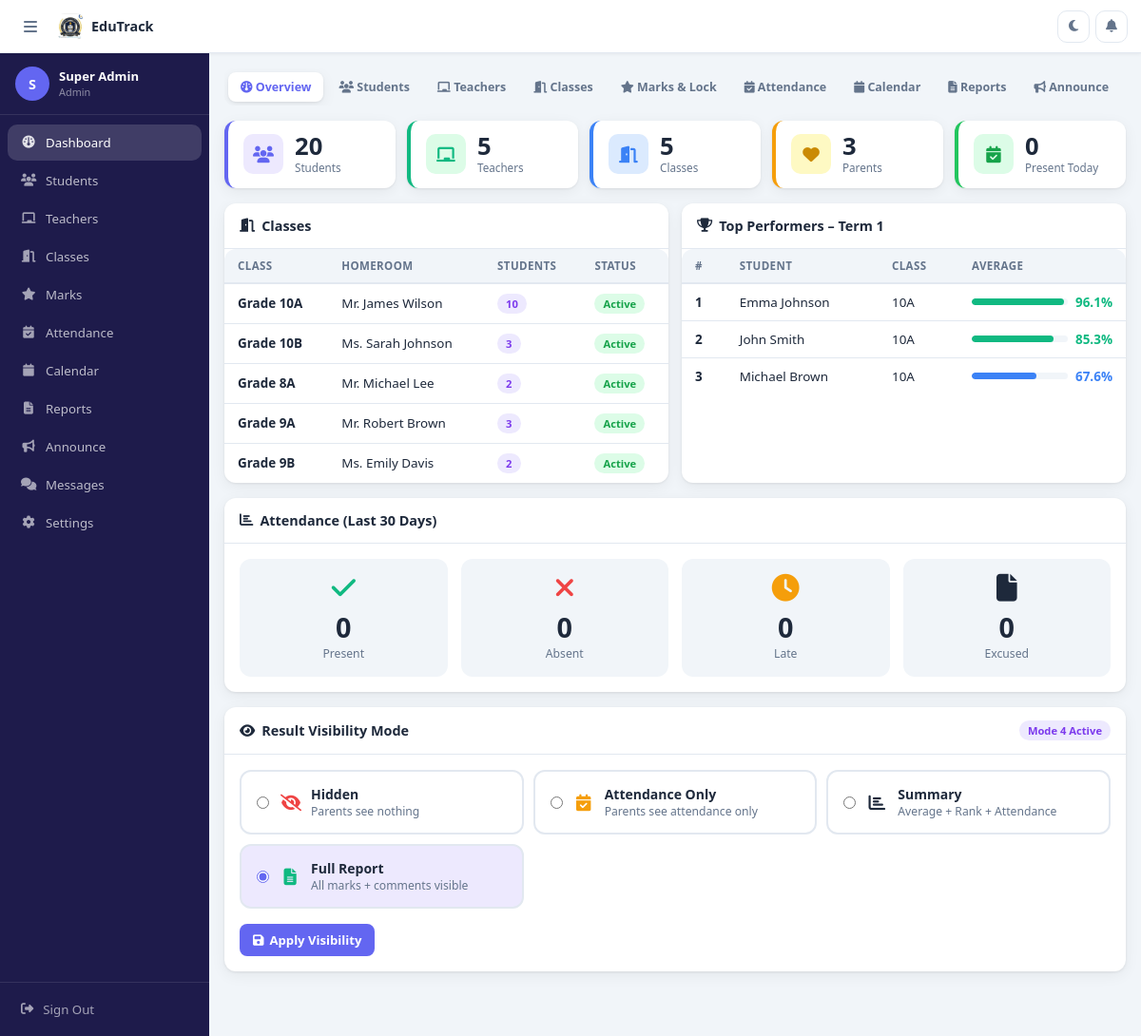
/admin.php (signed in), run on the app's committed database.
### tables this page shows
CREATE TABLE `classes` (
  `id` int(11) NOT NULL AUTO_INCREMENT,
  `grade` varchar(10) NOT NULL,
  `section` varchar(10) NOT NULL,
  `teacher_id` int(11) DEFAULT NULL COMMENT 'Homeroom teacher',
  `room_number` varchar(20) DEFAULT NULL,
  `created_at` timestamp NOT NULL DEFAULT current_timestamp(),
  `created_by` int(11) DEFAULT NULL,
  PRIMARY KEY (`id`),
  UNIQUE KEY `grade_section` (`grade`,`section`)
);

CREATE TABLE `school_settings` (
  `id` int(11) NOT NULL AUTO_INCREMENT,
  `setting_key` varchar(100) NOT NULL,
  `setting_value` text NOT NULL,
  `updated_at` timestamp NOT NULL DEFAULT current_timestamp() ON UPDATE current_timestamp(),
  PRIMARY KEY (`id`),
  UNIQUE KEY `setting_key` (`setting_key`)
);

### config.php (called while the page is built, shortened)
<?php
function getGradeLetter($percentage) {
    if ($percentage >= 90) return ['A+', '#10b981'];
    if ($percentage >= 80) return ['A',  '#10b981'];
    if ($percentage >= 60) return ['B',  '#3b82f6'];
    return ['F', '#ef4444'];
}
function getVisibilityMode($pdo) {
    try {
        $stmt = $pdo->query("SELECT setting_value FROM school_settings WHERE setting_key = 'result_visibility' LIMIT 1");
        $row = $stmt->fetch();
        return $row ? (int)$row['setting_value'] : 1;
    } catch (Exception $e) {
        return 1;
    }
}
function getSchoolSetting($pdo, $key, $default = '') {
    try {
        $stmt = $pdo->prepare("SELECT setting_value FROM school_settings WHERE setting_key = ?");
        $stmt->execute([$key]);
        $row = $stmt->fetch();
        return $row ? $row['setting_value'] : $default;
    } catch (Exception $e) {
        return $default;
    }
}
function sanitize($str) {
    return htmlspecialchars(trim($str), ENT_QUOTES, 'UTF-8');
}
?>

### admin.php (the view, shortened to what this page needs)
<?php
require_once 'config.php';
$currentTerm = getSchoolSetting($pdo, 'current_term', 'Term 1');
$currentYear = getSchoolSetting($pdo, 'current_year', '2025/2026');
$activeMenu = sanitize($_GET['tab'] ?? 'dashboard');
$total_students = $pdo->query("SELECT COUNT(*) FROM students WHERE status='active'")->fetchColumn();
$total_teachers = $pdo->query("SELECT COUNT(*) FROM teachers")->fetchColumn();
$total_classes  = $pdo->query("SELECT COUNT(*) FROM classes")->fetchColumn();
$total_parents  = $pdo->query("SELECT COUNT(*) FROM users WHERE role='parent' AND status='active'")->fetchColumn();
$today = date('Y-m-d');
$att_today = $pdo->query("SELECT COUNT(*) FROM attendance WHERE date='$today' AND status='Present'")->fetchColumn();
$visibility = getVisibilityMode($pdo);
$classes = $pdo->query("
    SELECT c.*, CONCAT(c.grade,c.section) AS class_name,
           u.name AS homeroom_name, COUNT(DISTINCT s.id) AS student_count
    FROM classes c
    LEFT JOIN teachers t ON t.id=c.teacher_id
    LEFT JOIN users u ON u.id=t.user_id
    LEFT JOIN students s ON s.grade=c.grade AND s.class_section=c.section AND s.status='active'
    GROUP BY c.id ORDER BY c.grade, c.section
")->fetchAll();
$att_map = [];
$top = $pdo->query("
    SELECT s.name, s.roll_number, CONCAT(s.grade,s.class_section) AS class_name,
           AVG(smc.percentage) AS avg_pct
    FROM student_marks_custom smc
    JOIN students s ON s.id=smc.student_id
    WHERE smc.term='$currentTerm' AND smc.academic_year='$currentYear'
    GROUP BY s.id HAVING COUNT(smc.id)>=1
    ORDER BY avg_pct DESC LIMIT 5
")->fetchAll();
include 'layout.php';
?>
<div class="tabs">
  <?php
  $tabList = [
    ['key'=>'dashboard','icon'=>'fa-gauge',          'label'=>'Overview'],
    ['key'=>'students', 'icon'=>'fa-users',          'label'=>'Students'],
    ['key'=>'teachers', 'icon'=>'fa-chalkboard',     'label'=>'Teachers'],
    ['key'=>'classes',  'icon'=>'fa-door-open',      'label'=>'Classes'],
    ['key'=>'marks',    'icon'=>'fa-star',           'label'=>'Marks & Lock'],
    ['key'=>'attend',   'icon'=>'fa-calendar-check', 'label'=>'Attendance'],
    ['key'=>'calendar', 'icon'=>'fa-calendar',       'label'=>'Calendar'],
    ['key'=>'reports',  'icon'=>'fa-file-alt',       'label'=>'Reports'],
    ['key'=>'announce', 'icon'=>'fa-bullhorn',       'label'=>'Announce'],
    ['key'=>'settings', 'icon'=>'fa-gear',           'label'=>'Settings'],
  ];
  foreach($tabList as $t): ?>
  <button class="tab-btn <?= $activeMenu===$t['key']?'active':'' ?>"
          onclick="switchTab('<?= $t['key'] ?>')">
    <i class="fa <?= $t['icon'] ?>"></i> <?= $t['label'] ?>
  </button>
  <?php endforeach; ?>
</div>
<div class="tab-pane <?= $activeMenu==='dashboard'?'active':'' ?>" id="tab-dashboard">
  <div class="stats-row">
    <div class="stat-card" style="border-color:#6366f1">
      <div class="stat-icon" style="background:#ede9fe;color:#6366f1"><i class="fa fa-users"></i></div>
      <div><div class="stat-num"><?= $total_students ?></div><div class="stat-label">Students</div></div>
    </div>
    <div class="stat-card" style="border-color:#10b981">
      <div class="stat-icon" style="background:#dcfce7;color:#10b981"><i class="fa fa-chalkboard"></i></div>
      <div><div class="stat-num"><?= $total_teachers ?></div><div class="stat-label">Teachers</div></div>
    </div>
    <div class="stat-card" style="border-color:#3b82f6">
      <div class="stat-icon" style="background:#dbeafe;color:#3b82f6"><i class="fa fa-door-open"></i></div>
      <div><div class="stat-num"><?= $total_classes ?></div><div class="stat-label">Classes</div></div>
    </div>
    <div class="stat-card" style="border-color:#f59e0b">
      <div class="stat-icon" style="background:#fef9c3;color:#ca8a04"><i class="fa fa-heart"></i></div>
      <div><div class="stat-num"><?= $total_parents ?></div><div class="stat-label">Parents</div></div>
    </div>
    <div class="stat-card" style="border-color:#22c55e">
      <div class="stat-icon" style="background:#dcfce7;color:#16a34a"><i class="fa fa-calendar-check"></i></div>
      <div><div class="stat-num"><?= $att_today ?></div><div class="stat-label">Present Today</div></div>
    </div>
  </div>
  <div class="grid-2">
    <div class="card">
      <div class="card-header"><h3><i class="fa fa-door-open"></i> Classes</h3></div>
      <div class="table-wrap">
        <table>
          <thead><tr><th>Class</th><th>Homeroom</th><th>Students</th><th>Status</th></tr></thead>
          <tbody>
          <?php foreach($classes as $cl): ?>
          <tr>
            <td><strong>Grade <?= $cl['grade'] ?><?= $cl['section'] ?></strong></td>
            <td><?= sanitize($cl['homeroom_name'] ?? '—') ?></td>
            <td><span class="badge badge-primary"><?= $cl['student_count'] ?></span></td>
            <td><span class="badge badge-success">Active</span></td>
          </tr>
          <?php endforeach; ?>
          </tbody>
        </table>
      </div>
    </div>
    <div class="card">
      <div class="card-header"><h3><i class="fa fa-trophy"></i> Top Performers – <?= $currentTerm ?></h3></div>
      <div class="table-wrap">
        <table>
          <thead><tr><th>#</th><th>Student</th><th>Class</th><th>Average</th></tr></thead>
          <tbody>
          <?php foreach($top as $i=>$tp): ?>
          <?php [$gl,$gc] = getGradeLetter($tp['avg_pct']); ?>
          <tr>
            <td><strong><?= $i+1 ?></strong></td>
            <td><?= sanitize($tp['name']) ?></td>
            <td><?= $tp['class_name'] ?></td>
            <td>
              <div class="flex items-center gap-2">
                <div class="progress flex-1" style="min-width:60px">
                  <div class="progress-bar" style="width:<?= min($tp['avg_pct'],100) ?>%;background:<?= $gc ?>"></div>
                </div>
                <span style="color:<?= $gc ?>;font-weight:700"><?= round($tp['avg_pct'],1) ?>%</span>
              </div>
            </td>
          </tr>
          <?php endforeach; ?>
          </tbody>
        </table>
      </div>
    </div>
  </div>
  <div class="card mt-4">
    <div class="card-header"><h3><i class="fa fa-chart-bar"></i> Attendance (Last 30 Days)</h3></div>
    <div class="card-body">
      <div class="grid-3">
        <?php
        $attItems=[['Present','success','fa-check'],['Absent','danger','fa-xmark'],['Late','warning','fa-clock'],['Excused','info','fa-file']];
        foreach($attItems as [$s,$c,$ic]):
          $v=$att_map[$s]??0;
        ?>
        <div style="text-align:center;padding:16px;border-radius:12px;background:var(--bg)">
          <i class="fa <?= $ic ?>" style="font-size:1.8rem;color:var(--<?= $c ?>);margin-bottom:8px"></i>
          <div style="font-size:1.8rem;font-weight:800;color:var(--text)"><?= $v ?></div>
          <div class="text-muted text-sm"><?= $s ?></div>
        </div>
        <?php endforeach; ?>
      </div>
    </div>
  </div>
  <div class="card mt-4">
    <div class="card-header">
      <h3><i class="fa fa-eye"></i> Result Visibility Mode</h3>
      <span class="badge badge-primary">Mode <?= $visibility ?> Active</span>
    </div>
    <div class="card-body">
      <form method="POST">
        <div class="grid-2" style="gap:10px;margin-bottom:16px">
          <?php
          $modes=[
            [1,'Hidden','Parents see nothing','fa-eye-slash','danger'],
            [2,'Attendance Only','Parents see attendance only','fa-calendar-check','warning'],
            [3,'Summary','Average + Rank + Attendance','fa-chart-bar','info'],
            [4,'Full Report','All marks + comments visible','fa-file-alt','success'],
          ];
          foreach($modes as [$v,$t,$d,$ic,$c]): ?>
          <label style="display:flex;align-items:center;gap:12px;padding:14px 16px;border:2px solid var(--border);border-radius:12px;cursor:pointer;transition:all .2s"
                 class="vis-option <?= $visibility==$v?'vis-active':'' ?>" data-v="<?= $v ?>">
            <input type="radio" name="visibility" value="<?= $v ?>" <?= $visibility==$v?'checked':'' ?> style="accent-color:var(--primary)">
            <i class="fa <?= $ic ?>" style="color:var(--<?= $c ?>);font-size:1.1rem;width:20px;text-align:center"></i>
            <div><div style="font-weight:700"><?= $t ?></div><div class="text-sm text-muted"><?= $d ?></div></div>
          </label>
          <?php endforeach; ?>
        </div>
        <button class="btn btn-primary"><i class="fa fa-save"></i> Apply Visibility</button>
      </form>
    </div>
  </div>
</div>
<?php include 'layout_end.php'; ?>

### layout.php (style rules this page uses)
:root { --primary:#6366f1;--primary-dark:#4f46e5;--secondary:#8b5cf6; --accent:#06b6d4;--success:#10b981;--warning:#f59e0b; --danger:#ef4444;--orange:#f97316; --bg:#f1f5f9;--card:#fff;--text:#1e293b;--muted:#64748b; --border:#e2e8f0;--input-bg:#f8fafc; --sidebar-bg:#1e1b4b;--header-bg:#fff; --radius:12px; --shadow:0 1px 3px rgba(0,0,0,.08),0 4px 16px rgba(0,0,0,.06); --shadow-lg:0 8px 32px rgba(0,0,0,.12); --topbar-h:56px; --bottom-nav-h:60px; }
* { margin:0;padding:0;box-sizing:border-box;-webkit-tap-highlight-color:transparent; }
html,body { height:100%;overflow-x:hidden; }
body { font-family:'Segoe UI',system-ui,sans-serif;background:var(--bg);color:var(--text);font-size:14px; }
button,input,select,textarea { font-family:inherit; }
.card { background:var(--card);border-radius:var(--radius);box-shadow:var(--shadow); }
.card-header { padding:14px 16px;border-bottom:1px solid var(--border);display:flex;align-items:center;justify-content:space-between;flex-wrap:wrap;gap:8px; }
.card-header h3 { font-size:.9rem;font-weight:700;color:var(--text);display:flex;align-items:center;gap:7px; }
.card-body { padding:16px; }
.stats-row { display:grid;grid-template-columns:repeat(auto-fit,minmax(140px,1fr));gap:12px;margin-bottom:16px; }
.stat-card { background:var(--card);border-radius:var(--radius);padding:14px 16px;box-shadow:var(--shadow);display:flex;align-items:center;gap:12px;border-left:4px solid var(--primary); }
.stat-icon { width:42px;height:42px;border-radius:10px;display:flex;align-items:center;justify-content:center;font-size:1.1rem;flex-shrink:0; }
.stat-num { font-size:1.6rem;font-weight:800;color:var(--text);line-height:1; }
.stat-label { color:var(--muted);font-size:.73rem;margin-top:2px; }
.table-wrap { overflow-x:auto;-webkit-overflow-scrolling:touch;border-radius:var(--radius); }
table { width:100%;border-collapse:collapse;min-width:400px; }
th { background:var(--bg);color:var(--muted);font-size:.72rem;font-weight:700;text-transform:uppercase;letter-spacing:.4px;padding:10px 14px;text-align:left;border-bottom:2px solid var(--border);white-space:nowrap; }
td { padding:10px 14px;border-bottom:1px solid var(--border);font-size:.84rem;color:var(--text);vertical-align:middle; }
tr:last-child td { border-bottom:none; }
.badge { display:inline-flex;align-items:center;gap:3px;padding:3px 9px;border-radius:20px;font-size:.7rem;font-weight:700; }
.badge-success { background:#dcfce7;color:#16a34a; }
.badge-primary { background:#ede9fe;color:#7c3aed; }
.btn { display:inline-flex;align-items:center;gap:6px;padding:8px 14px;border-radius:8px;font-size:.82rem;font-weight:600;cursor:pointer;border:none;text-decoration:none;transition:all .15s;white-space:nowrap; }
.btn-primary { background:var(--primary);color:#fff; }
.tabs { display:flex;gap:3px;padding:4px;background:var(--bg);border-radius:10px;margin-bottom:16px;overflow-x:auto;scrollbar-width:none;flex-wrap:nowrap; }
.tab-btn { padding:7px 13px;border-radius:8px;font-size:.78rem;font-weight:600;cursor:pointer;border:none;background:transparent;color:var(--muted);transition:all .18s;white-space:nowrap;flex-shrink:0; }
.tab-btn.active { background:var(--card);color:var(--primary);box-shadow:var(--shadow); }
.tab-pane { display:none; }
.tab-pane.active { display:block;animation:fadeIn .25s; }
.progress { background:var(--bg);border-radius:100px;height:7px;overflow:hidden; }
.progress-bar { height:100%;border-radius:100px;transition:width .4s; }
.grid-2 { display:grid;grid-template-columns:repeat(auto-fit,minmax(260px,1fr));gap:14px; }
.grid-3 { display:grid;grid-template-columns:repeat(auto-fit,minmax(200px,1fr));gap:14px; }
.flex { display:flex; }
.gap-2 { gap:8px; }
.items-center { align-items:center; }
.flex-1 { flex:1; }
.text-muted { color:var(--muted); }
.text-sm { font-size:.76rem; }
.mt-4 { margin-top:16px; }

### admin.php (style rules this page uses)
.vis-option.vis-active { border-color:var(--primary);background:#ede9fe; }

### data on the page
classes: grade "10", section "A", homeroom_name "Mr. James Wilson", student_count "10"
classes: grade "10", section "B", homeroom_name "Ms. Sarah Johnson", student_count "3"
classes: grade "8", section "A", homeroom_name "Mr. Michael Lee", student_count "2"
classes: grade "9", section "A", homeroom_name "Mr. Robert Brown", student_count "3"
classes: grade "9", section "B", homeroom_name "Ms. Emily Davis", student_count "2"
school_settings: setting_value "Term 1"
school_settings: setting_value "4", setting_value "☐ Hidden Parents see nothing", setting_value "☐ Attendance Only Parents see at", setting_value "☐ Summary Average + Rank + Atten", setting_value "☑ Full Report All marks + commen"

### other printed values
substr($userName,0,1) "S"
mb_substr($userName,0,18) "Super Admin"
$label "Dashboard"
$label "Students"
$label "Teachers"
$label "Classes"
$label "Marks"
$label "Attendance"
$label "Calendar"
$label "Reports"
$label "Announce"
$label "Messages"
$label "Settings"
$t['label'] "Overview"
$t['label'] "Students"
